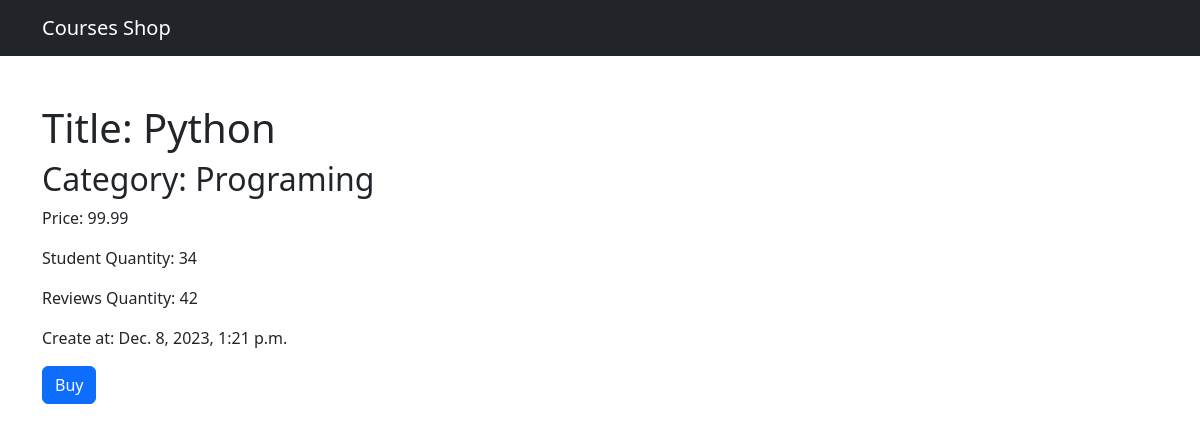
/shop/1, run on the app's committed database.
### shop/models.py (models this page shows, shortened)
class Course(models.Model):
    title = models.CharField(max_length=300)
    price = models.FloatField()
    student_qty = models.IntegerField()
    reviews_qty = models.IntegerField()
    category = models.ForeignKey(Category, on_delete=models.CASCADE)
    create_at = models.DateTimeField(default=timezone.now)

class Category(models.Model):
    title = models.CharField(max_length=255)
    create_at = models.DateTimeField(default=timezone.now)
    def __str__(self) -> str:
        return self.title

### shop/views.py (the view)
# urls.py: path('<int:course_id>', views.single_course, name='single_course'),
def single_course(request, course_id):
    course = get_object_or_404(models.Course, pk=course_id)
    return render(request, 'single_course.html', {'course': course})

### shop/templates/single_course.html (shortened to what this page needs)
{% extends "base.html" %}
{% block content %}
    <h1 class='mt-5'>Title: {{course.title}}</h1>
    <h2>Category: {{course.category}}</h2>
    <p>Price: {{course.price}}</p>
    <p>Student Quantity: {{course.student_qty}}</p>
    <p>Reviews Quantity: {{course.reviews_qty}}</p>
    <p>Create at: {{course.create_at}}</p>
    <p><button class="btn btn-primary">Buy</button></td>
{% endblock  %}

### data on the page
Course: title "Python", category "Programing", price "99.99", student_qty "34", reviews_qty "42", create_at "Dec. 8, 2023, 1:21 p.m."
